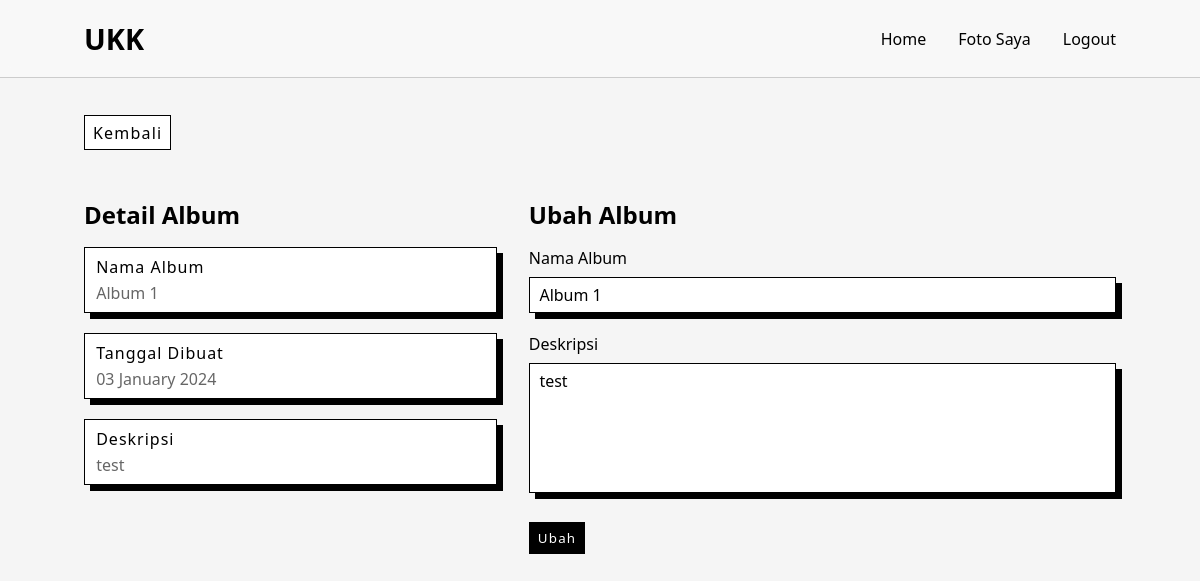
Page /app/ubah_album.php?id_album=1 (signed in) on the committed database.
### tables this page shows
CREATE TABLE `tbl_album` (
  `id_album` int(11) NOT NULL,
  `nama_album` varchar(128) NOT NULL,
  `deskripsi` text NOT NULL,
  `tgl_dibuat` date NOT NULL,
  `id_users` int(32) NOT NULL
);

### app/ubah_album.php (the view, shortened to what this page needs)
<?php
require "../koneksi/config.php";
$id_album = $_GET['id_album'];
$ubahAlbum = mysqli_query($conn, "SELECT * FROM tbl_album WHERE id_album = '$id_album'");
$dataAlbum = mysqli_fetch_array($ubahAlbum);
?>
<!DOCTYPE html>
<html lang="en">
<head>
    <link rel="stylesheet" href="../assets/css/album.css">
    <link rel="stylesheet" href="../assets/css/navbar.css">
    <link rel="stylesheet" href="../assets/css/form.css">
</head>
<body>
    <?php require "../template/navbar.php" ?>
    <div class="album_ubah-container">
        <div class="title">
            <a href="album.php" class="btn-white">Kembali</a>
        </div>
        <div class="row-album_ubah">
            <div class="left-album_ubah">
                <h2>Detail Album</h2>
                <div class="form-detail">
                    <h4>Nama Album</h4>
                    <p><?= $dataAlbum['nama_album'] ?></p>
                </div>
                <div class="form-detail">
                    <h4>Tanggal Dibuat</h4>
                    <p><?= date('d F Y', strtotime($dataAlbum['tgl_dibuat'])) ?></p>
                </div>
                <div class="form-detail">
                    <h4>Deskripsi</h4>
                    <p><?= $dataAlbum['deskripsi'] ?></p>
                </div>
            </div>
            <div class="right-album_ubah">
                <h2>Ubah Album</h2>
                <form action="" method="post">
                    <div class="form-group">
                        <label for="nama_album">Nama Album</label>
                        <input type="text" value="<?= $dataAlbum['nama_album'] ?>" name="nama_album" id="nama_album" required autocomplete="off">
                    </div>
                    <div class="form-group">
                        <label for="deskripsi">Deskripsi</label>
                        <textarea name="deskripsi" id="deskripsi" cols="30" rows="10"><?= $dataAlbum['deskripsi'] ?></textarea>
                    </div>
                    <button type="submit" name="ubahAlbum" class="btn-dark">Ubah</button>
                </form>
            </div>
        </div>
    </div>
</body>
</html>

### assets/css/album.css (style rules this page uses)
body { background: #f5f5f5; }
.album_ubah-container { width: 100%; padding: 7rem 7%; }
.album_ubah-container .title { display: flex; justify-content: space-between; align-items: center; margin-bottom: 2rem; }
.album_ubah-container .row-album_ubah { display: flex; flex-wrap: wrap; gap: 2rem; }
.album_ubah-container .row-album_ubah .left-album_ubah { flex: 1 1 40%; word-break: break-all; }
.album_ubah-container .row-album_ubah .left-album_ubah h2 { margin-bottom: 1rem; }
.album_ubah-container .row-album_ubah .right-album_ubah { flex: 1 1 calc(60% - 2rem); word-break: break-all; }
.album_ubah-container .row-album_ubah .right-album_ubah h2 { margin-bottom: 1rem; }

### assets/css/navbar.css (style rules this page uses)
* { padding: 0; margin: 0; box-sizing: border-box; text-decoration: none; font-family: "Segoe UI", Tahoma, Geneva, Verdana, sans-serif; }

### assets/css/form.css (style rules this page uses)
.form-group { display: block; margin-bottom: 1.3rem; }
.form-group label { display: inline-block; width: 100%; margin-bottom: 0.5rem; }
.form-group input { display: inline-block; width: 100%; padding: 0.35rem 0.6rem; border: 1px solid #000; outline: none; box-shadow: 6px 6px #000; font-size: 1rem; }
.form-group textarea { display: inline-block; width: 100%; padding: 0.35rem 0.6rem; border: 1px solid #000; outline: none; box-shadow: 6px 6px #000; font-size: 1rem; height: 130px; resize: none; }
.btn-dark { display: inline-block; margin: 0.2rem 0 1rem; padding: 0.35rem 0.5rem; background: #000; color: #fff; border: 1.5px solid #000; letter-spacing: 1.2px; cursor: pointer; }
.btn-white { display: inline-block; margin: 0.2rem 0 1rem; padding: 0.35rem 0.5rem; background: #fff; color: #000; border: 1.5px solid #000; letter-spacing: 1.2px; cursor: pointer; }
.form-detail { display: block; margin-bottom: 1.3rem; padding: 0.5rem 0.7rem; background: #fff; border: 1px solid #000; box-shadow: 6px 6px #000; word-break: break-all; }
.form-detail h4 { font-weight: 500; letter-spacing: 1px; margin-bottom: 0.2rem; }
.form-detail p { color: #666; }

### rows in the picture
tbl_album: nama_album "Album 1", tgl_dibuat "03 January 2024", deskripsi "test"
